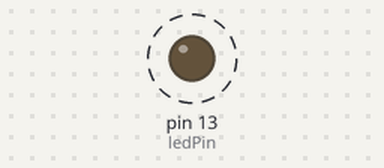
A sketch run on a simulated Arduino Uno, built with avr-gcc and run on an emulated ATmega328P. On the bench: output pins drawn as LEDs (lit = HIGH). Dashed ring = blinking. What the sketch prints to the serial monitor is not drawn.

Above: at 0.5 s.
Timing chart, 0 to 4.6 s (numbered marks = the images above):
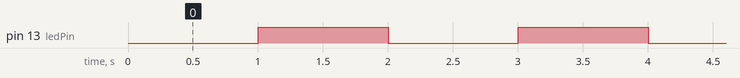

The sketch:

BlinkServer.ino
```cpp
/*
 * Server code writes 'H' and 'L' to the ZigBee to Blink an LED on the remote board
 * Locally blinks an LED in an opposite pattern
 */

const int ledPin = 13; // the pin that the LED is attached to
int incomingByte;      // a variable to read incoming serial data into

void setup() {
  // initialize serial communication:
  Serial.begin(9600);
  // initialize the LED pin as an output:
  pinMode(ledPin, OUTPUT);
}

/* Server code writes 'H' and 'L' in a loop with delay */
void loop() {
  Serial.write('H');
  digitalWrite(ledPin, LOW);
  delay(1000);
  Serial.write('L');
  digitalWrite(ledPin, HIGH);
  delay(1000);
}
```

Measured:
- by itself, pin 13 (ledPin): alternates HIGH for 1.0 s and LOW for 1.0 s
